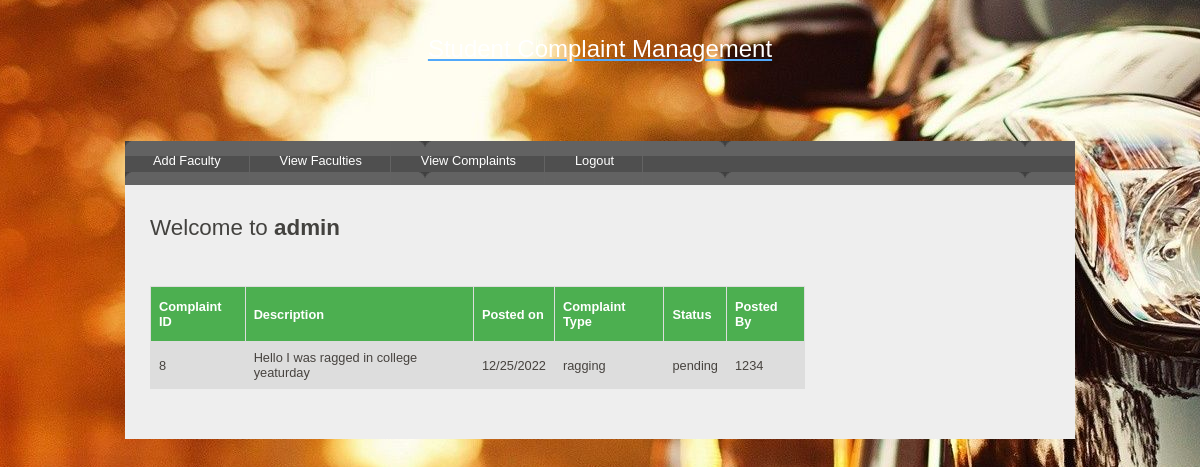
The app's page /getcomplaintes/ (signed in) with its own data.
### ComplaintManagement/models.py (models this page shows)
class ComplaintModel(Model):
    studentid=models.CharField(max_length=50)
    complainttype=models.CharField(max_length=50)
    date=models.CharField(max_length=50)
    description=models.CharField(max_length=50)
    status=models.CharField(max_length=50)

### ComplaintManagement/views.py (the view)
# urls.py: path('getcomplaintes/',getcomplaints,name='view'),
def getcomplaints(request):
    if request.session['role'] in "admin":
        return render(request, "viewcomplaints.html", {"complaints":ComplaintModel.objects.all()})
    elif request.session['role'] in "faculty":
        complainttype=request.session['complainttype']
        return render(request, "viewcomplaints.html", {"complaints": ComplaintModel.objects.filter(complainttype=complainttype)})

### templates/viewcomplaints.html (shortened to what this page needs)
{% load  static%}
<!DOCTYPE HTML>
<html>
<head>
<link rel="stylesheet" type="text/css" href="{% static 'style/style.css'%}" title="style" />
</head>
<body>
	<div id="main">
		<div id="header">
			<div id="logo">
				<div id="logo_text">
					<h3>
						<center><a href="#"><font color="white" size="5">Student Complaint Management</font></a></center>
					</h3>
					<br/><br/>
				</div>
			</div>
			<div id="menubar">
				<ul id="menu">
                    {% if request.session.role in "admin" %}
                        <li><a href="/addfaculty">Add Faculty</a></li>
                        <li> <a href="/getfacultyes">View Faculties</a></li>
                    {% endif %}
                    <li><a href="/getcomplaintes">View Complaints</a></li>
					<li><a href="/logout">Logout</a></li>
				</ul>
			</div>
		</div>
		<div id="site_content">
            <div id="content">
				<h1>Welcome to  <strong>{{request.session.username}}</strong>{{form.non_field_errors}}</h1>
                <h1><strong>{{message}}</strong></h1>
                <table id="customers">
                  <tr>
                      <th>Complaint ID</th>
                      <th>Description</th>
                      <th>Posted on</th>
                      <th>Complaint Type</th>
                      <th>Status</th>
                      {% if request.session.role in "admin" %}
                          <th>Posted By</th>
                      {% endif %}
                  </tr>
                    {% for complaint in complaints %}
                        <tr>
                            <td>{{ complaint.id }}</td>
                            <td>{{ complaint.description }}</td>
                             <td>{{ complaint.date }}</td>
                            <td>{{ complaint.complainttype }}</td>
                            <td>{{ complaint.status }}</td>
                            {% if request.session.role in "admin" %}
                                <td>{{ complaint.studentid }}</td>
                            {% endif %}
                        </tr>
                    {% endfor %}
                </table>
            </div>
        </div>
	</div>
</body>
</html>

### static/style/style.css (style rules this page uses)
html { height: 100%; }
* { margin: 0; padding: 0; }
body { font: normal .80em 'trebuchet ms', arial, sans-serif; background:url(center.jpg); background-repeat: no-repeat; background-attachment: fixed; background-position: center; color: #5D5D5D; }
h1, h2, h3, h4, h5, h6 { font: normal 175% 'century gothic', arial, sans-serif; color: #43423F; margin: 0 0 15px 0; padding: 5px 0 5px 0; }
h3 { font: normal 165% 'century gothic', arial, sans-serif; }
a, a:hover { background: transparent; outline: none; text-decoration: underline; color: #51A9FB; }
ul { margin: 2px 0 22px 17px; }
ul li { list-style-type: circle; margin: 0 0 6px 0; padding: 0 0 4px 5px; }
#main, #header, #logo, #menubar, #site_content, #footer { margin-left: auto; margin-right: auto; }
#main { width: 950px; margin: 20px auto; }
#header { width: 950px; height: 121px; }
#logo { width: 910px; position: relative; height: 100px; background: transparent; padding: 10px 0 10px 0; }
#menubar { height: 46px; width: 950px; margin: 1px auto 0 auto; background: transparent url(tab.png); }
ul#menu { float: left; margin: 0;padding: 0; }
ul#menu li { float: left; padding: 0 0 0 6px; list-style: none; margin: 0px 2px 0 0; }
ul#menu li a { font: normal 100% 'trebuchet ms', sans-serif; display: block; float: left; height: 27px; padding: 12px 28px 5px 22px; text-align: center; color: #FFF; border-right: 1px solid #636363; text-decoration: none; }
#site_content { width: 925px; overflow: hidden; margin: 44px auto 0 auto; padding: 10px 0 0 25px; background: #EEE; border-top: 0; border-bottom: 0; color: #5D5D5D; }
#content { text-align: left; width: 655px; padding: 15px 0 20px 0; margin: 0; }
table { margin: 10px 0 30px 0; }
table tr th, table tr td { background: #3B3B3B; color: #FFF; padding: 7px 4px; text-align: left; }
table tr td { background: #DDD; color: #47433F; border-top: 1px solid #FFF; }

### templates/viewcomplaints.html (style rules this page uses)
#customers { font-family: Arial, Helvetica, sans-serif; border-collapse: collapse; width: 100%; }
#customers td, #customers th { border: 1px solid #ddd; padding: 8px; }
#customers tr:nth-child(even) { background-color: #f2f2f2; }
#customers th { padding-top: 12px; padding-bottom: 12px; text-align: left; background-color: #4CAF50; color: white; }

### records on screen
ComplaintModel: id "8", description "Hello I was ragged in college yeaturday", date "12/25/2022", complainttype "ragging", status "pending", studentid "1234"

### other values on screen
{{ request.session.username }} "admin"
